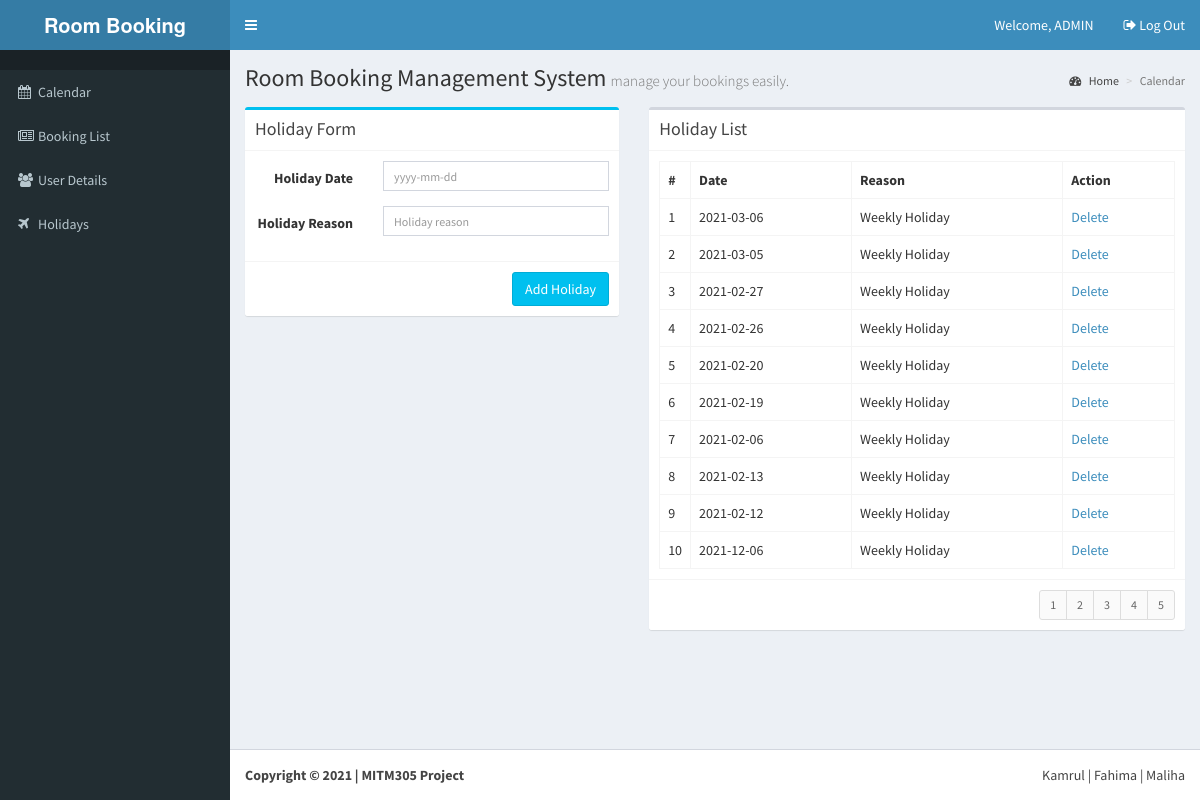
/views/?v=HOLY&page=3 (signed in), run on the app's committed database.
### tables this page shows
CREATE TABLE `tbl_holidays` (
  `id` int(10) NOT NULL,
  `date` varchar(20) NOT NULL,
  `reason` varchar(100) NOT NULL,
  `bdate` varchar(100) NOT NULL
);

### views/index.php (called while the page is built, shortened)
<?php
require_once '../library/functions.php';
require_once '../include/template.php';
?>

### library/database.php (called while the page is built, shortened)
<?php
require_once 'config.php';
$dbConn = mysqli_connect ($dbHost, $dbUser, $dbPass,$dbName);
function dbQuery($sql)
{
	global $dbConn;
	$result = mysqli_query($dbConn,$sql);
	return $result;
}
function dbFetchAssoc($result)
{
	return mysqli_fetch_assoc($result);
}
function dbNumRows($result)
{
	return mysqli_num_rows($result);
}
?>

### views/holidayslist.php (the view, shortened to what this page needs)
<?php
$records = getHolidayRecords();
?>
<div class="box">
  <div class="box-header with-border">
    <h3 class="box-title">Holiday List</h3>
  </div>
  <div class="box-body">
    <table class="table table-bordered">
      <tr>
        <th style="width: 10px">#</th>
        <th>Date</th>
        <th>Reason</th>
        <th>Action</th>
      </tr>
      <?php
	  $idx = 1;
	  foreach($records as $rec) {
	  	extract($rec);
	  ?>
      <tr>
        <td><?php echo $idx++; ?></td>
        <td><?php echo $hdate; ?></a></td>
        <td><?php echo $hreason; ?></td>
        <td><a href="javascript:deleteHoliday('<?php echo $hid ?>');">Delete</a></td>
      </tr>
      <?php } ?>
    </table>
  </div>
  <div class="box-footer clearfix">
    <?php echo generateHolidayPagination(); ?> </div>
</div>

### data on the page
tbl_holidays: date "2021-03-06", reason "Weekly Holiday"
tbl_holidays: date "2021-03-05", reason "Weekly Holiday"
tbl_holidays: date "2021-02-27", reason "Weekly Holiday"
tbl_holidays: date "2021-02-26", reason "Weekly Holiday"
tbl_holidays: date "2021-02-20", reason "Weekly Holiday"
tbl_holidays: date "2021-02-19", reason "Weekly Holiday"
tbl_holidays: date "2021-02-06", reason "Weekly Holiday"
tbl_holidays: date "2021-02-13", reason "Weekly Holiday"
tbl_holidays: date "2021-02-12", reason "Weekly Holiday"
tbl_holidays: date "2021-12-06", reason "Weekly Holiday"

### other printed values
$_SESSION['calendar_fd_user']['name'] "ADMIN"
